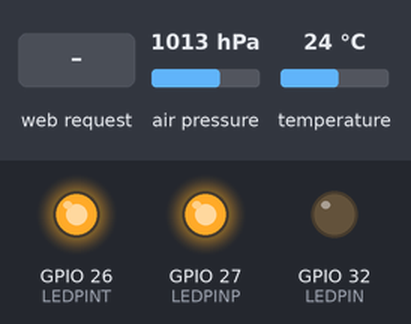
Recording of a sketch running on a simulated ESP32. On the bench: output pins drawn as LEDs (lit = HIGH). The inputs (shaded band) are chosen by the test bench; at power-on: temperature 24 °C, air pressure 1013 hPa. WiFi joins after 1.5 s; servers stay silent unless stated; uploads are accepted with an empty reply; what the sketch prints to the serial monitor is not drawn.

Above: at 4.7 s.
4.8 s: HTTP request GET /?LED=1&value=1 received
At 5.3 s:
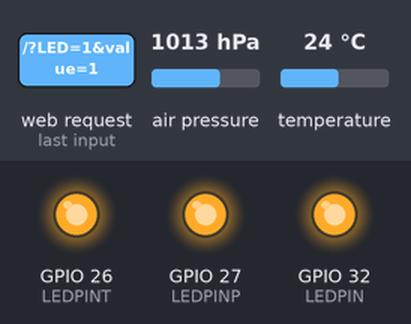
6.3 s: temperature set to 0.2 °C
7.8 s: temperature set to 0 °C
At 8.8 s:
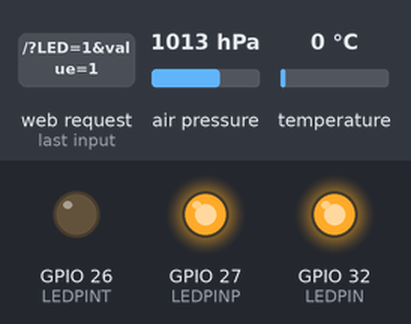
9.3 s: HTTP request GET /led?value=0 received
At 9.9 s:
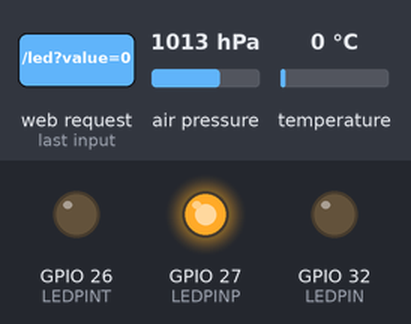
10.8 s: HTTP request GET /led?value=120 received
At 11.1 s:
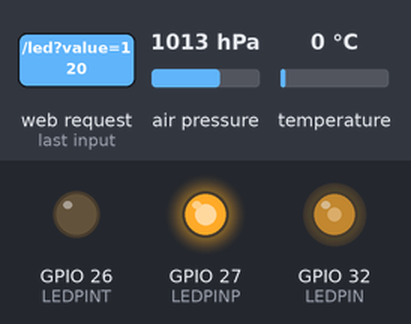
12.3 s: temperature set to 12 °C
At 13.4 s:
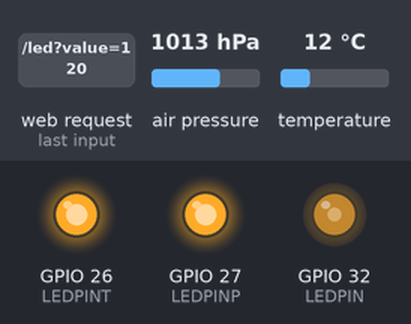
Timing chart, 0 to 14.8 s (numbered marks = the images above; inputs shaded):
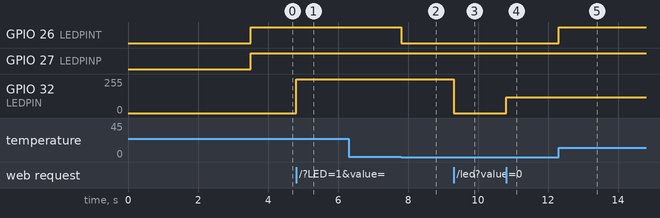

The sketch:

esp32_webserver.ino
```cpp
/////////////////////////////////////////////////////////////////
//         ESP32 Web Server Project  v1.00                     //
//       Get the latest version of the code here:              //
//         http://educ8s.tv/esp32-web-server                   //
/////////////////////////////////////////////////////////////////


#include <WiFi.h>
#include <WiFiClient.h>
#include <WebServer.h>  //https://github.com/bbx10/WebServer_tng
#include <Adafruit_BMP085.h>

#include <HTTPClient.h>

WebServer server(80);

const char* ssid = "Caleb";
const char* password = "delunoalcero";

const char* supabaseEndpoint = "https://pmvkjhoxsepoqquuwada.supabase.co/rest/v1/bmp_data";                                                                                                                                                    // Reemplaza con tu subdominio y nombre de tabla
const char* supabaseKey = "eyJhbGciOiJIUzI1NiIsInR5cCI6IkpXVCJ9.eyJpc3MiOiJzdXBhYmFzZSIsInJlZiI6InBtdmtqaG94c2Vwb3FxdXV3YWRhIiwicm9sZSI6ImFub24iLCJpYXQiOjE3MTMxMTM1NzMsImV4cCI6MjAyODY4OTU3M30.cri1tY-kWYlOlQl1kWQo23CQoj-zRkGcg94TGglYJnU";  // Reemplaza con tu API Key de Supabase

int LEDPIN = 32;

int count = 0;

int LEDPINT = 26;
int LEDPINP = 27;

int t_limit = 0;
int p_limit = 0;

float temperature = 0;
float humidity = 0;
float pressure = 0;

String ledState = "OFF";

Adafruit_BMP085 bmp;

void setup() {
  Serial.print("\033[2J");

  pinMode(LEDPIN, OUTPUT);
  pinMode(LEDPINT, OUTPUT);
  pinMode(LEDPINP, OUTPUT);

  Serial.begin(115200);

  initSensor();

  connectToWifi();

  beginServer();
}

void loop() {

  count += 1;

  server.handleClient();

  getData();

  if (temperature > t_limit) {
    digitalWrite(LEDPINT, HIGH);
  } else {
    digitalWrite(LEDPINT, LOW);
  }

  if (pressure > p_limit) {
    digitalWrite(LEDPINP, HIGH);
  } else {
    digitalWrite(LEDPINP, LOW);
  }

  delay(1);
}

void connectToWifi() {
  WiFi.enableSTA(true);

  delay(2000);


  //Wifi connection, TODO: Add password
  WiFi.begin(ssid, password);

  while (WiFi.status() != WL_CONNECTED) {
    delay(500);
    Serial.print(".");
  }
  Serial.println("");
  Serial.println("WiFi connected");
  Serial.println("IP address: ");
  Serial.println(WiFi.localIP());
}


void handleRoot() {
  if (server.hasArg("LED")) {
    handleSubmit();
  } else {
    server.send(200, "text/html", getPage());
  }
}

void initSensor() {
  if (!bmp.begin()) {
    Serial.println("Could not find a valid BMP085/BMP180 sensor, check wiring!");
    while (1) {}
  }
}

void getData() {

  temperature = bmp.readTemperature();

  pressure = (bmp.readPressure()) / 100;


  if (count > 300) {
    sendToSupabase();

    Serial.print("Temperature = ");

    Serial.print(temperature);
    Serial.println(" *C");

    Serial.print("Pressure = ");

    Serial.print(pressure);
    Serial.println(" Pa");

    count = 0;
  }

  // // Calculate altitude assuming 'standard' barometric
  // // pressure of 1013.25 millibar = 101325 Pascal
  // Serial.print("Altitude = ");
  // Serial.print(bmp.readAltitude());
  // Serial.println(" meters");

  // Serial.print("Pressure at sealevel (calculated) = ");
  // Serial.print(bmp.readSealevelPressure());
  // Serial.println(" Pa");

  // // you can get a more precise measurement of altitude
  // // if you know the current sea level pressure which will
  // // vary with weather and such. If it is 1015 millibars
  // // that is equal to 101500 Pascals.
  // Serial.print("Real altitude = ");
  // Serial.print(bmp.readAltitude(102000));
  // Serial.println(" meters");

  // Serial.println();
}

void handleSubmit() {

  String LEDValue;
  LEDValue = server.arg("LED");
  Serial.println("Set GPIO ");
  Serial.print(LEDValue);

  if (LEDValue == "1") {
    digitalWrite(LEDPIN, HIGH);
    ledState = "On";
    server.send(200, "text/html", getPage());
  } else if (LEDValue == "0") {
    digitalWrite(LEDPIN, LOW);
    ledState = "Off";
    server.send(200, "text/html", getPage());
  } else {
    Serial.println("Error Led Value");
  }
}

String getPage() {
  String page = "<html lang=en-EN><head><meta http-equiv='refresh' content='60'/>";
  page += "<title>ESP32 WebServer - educ8s.tv</title>";
  page += "<style> body { background-color: #fffff; font-family: Arial, Helvetica, Sans-Serif; Color: #000000; }</style>";
  page += "</head><body><h1>ESP32 WebServer</h1>";


  page += "</body></html>";
  return page;
}

void beginServer() {
  server.on("/", handleRoot);
  server.on("/print", HTTP_GET, handlePrint);  // Configurar la ruta para handlePrint
  server.on("/led", HTTP_GET, handleLed);
  server.on("/tem", HTTP_GET, handleTemp);
  server.on("/pres", HTTP_GET, handlePress);
  server.begin();
  Serial.println("HTTP server started");
}

void handlePrint() {
  if (server.hasArg("value")) {
    String value = server.arg("value");  // Obtener el valor del parámetro "value"
    int intValue = value.toInt();        // Convertir el valor a entero
    Serial.print("Valor recibido: ");
    Serial.println(intValue);                                    // Imprimir el valor entero
    server.send(200, "text/plain", "Valor recibido: " + value);  // Responder con el valor recibido
  } else {
    server.send(400, "text/plain", "Error: No se proporcionó ningún valor en el path.");  // Si no se proporcionó ningún valor en el path
  }
}

void handleLed() {
  if (server.hasArg("value")) {
    String value = server.arg("value");  // Obtener el valor del parámetro "value"
    int intValue = value.toInt();        // Convertir el valor a entero
    analogWrite(LEDPIN, intValue);
    server.send(200, "text/plain", "OK");
  } else {
    server.send(400, "text/plain", "Error: No se proporcionó ningún valor en el path.");  // Si no se proporcionó ningún valor en el path
  }
}


void handleTemp() {
  if (server.hasArg("value")) {
    String value = server.arg("value");  // Obtener el valor del parámetro "value"
    int intValue = value.toInt();        // Convertir el valor a entero
    t_limit = intValue;
    server.send(200, "text/plain", "OK");
  } else {
    server.send(400, "text/plain", "Error: No se proporcionó ningún valor en el path.");  // Si no se proporcionó ningún valor en el path
  }
}

void handlePress() {
  if (server.hasArg("value")) {
    String value = server.arg("value");  // Obtener el valor del parámetro "value"
    int intValue = value.toInt();        // Convertir el valor a entero
    p_limit = intValue;
    server.send(200, "text/plain", "OK");
  } else {
    server.send(400, "text/plain", "Error: No se proporcionó ningún valor en el path.");  // Si no se proporcionó ningún valor en el path
  }
}

void sendToSupabase() {
  // Crear el JSON con los datos a enviar
  String jsonPayload = "{\"bmp_t\": " + String(temperature) + ", \"bmp_p\": " + String(pressure) + "}";

  // Inicializar la solicitud HTTP
  HTTPClient http;
  http.begin(supabaseEndpoint);

  // Agregar encabezados a la solicitud
  http.addHeader("Content-Type", "application/json");
  http.addHeader("apikey", supabaseKey);

  // Realizar la solicitud POST con el JSON como cuerpo de la solicitud
  int httpResponseCode = http.POST(jsonPayload);

  // Verificar si la solicitud fue exitosa
  if (httpResponseCode > 0) {
    Serial.print("Solicitud POST exitosa. Código de respuesta: ");
    Serial.println(httpResponseCode);
  } else {
    Serial.print("Error en la solicitud POST. Código de respuesta: ");
    Serial.println(httpResponseCode);
  }

  // Liberar recursos
  http.end();
}
```

Measured:
- the behaviour switches between 0.1 and 0 °C on temperature (found by bisection; images 1 and 2)
- after the input at 4.8 s, GPIO 32 (LEDPIN): 0/255 → 255/255 at once
- after the input at 6.3 s, every drawn part: stays the same
- after the input at 7.8 s, GPIO 26 (LEDPINT): HIGH → LOW at once
- after the input at 9.3 s, GPIO 32 (LEDPIN): 255/255 → 0/255 at once
- after the input at 10.8 s, GPIO 32 (LEDPIN): 0/255 → 120/255 at once
- after the input at 12.3 s, GPIO 26 (LEDPINT): LOW → HIGH at once
